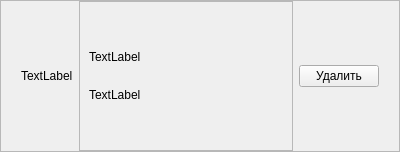
<?xml version="1.0" encoding="UTF-8"?>
<ui version="4.0">
 <class>historyWidget</class>
 <widget class="QWidget" name="historyWidget">
  <property name="geometry">
   <rect>
    <x>0</x>
    <y>0</y>
    <width>400</width>
    <height>152</height>
   </rect>
  </property>
  <property name="sizePolicy">
   <sizepolicy hsizetype="Preferred" vsizetype="Fixed">
    <horstretch>0</horstretch>
    <verstretch>0</verstretch>
   </sizepolicy>
  </property>
  <property name="windowTitle">
   <string>Form</string>
  </property>
  <layout class="QVBoxLayout" name="verticalLayout_2">
   <property name="leftMargin">
    <number>0</number>
   </property>
   <property name="topMargin">
    <number>0</number>
   </property>
   <property name="rightMargin">
    <number>0</number>
   </property>
   <property name="bottomMargin">
    <number>0</number>
   </property>
   <item>
    <widget class="QFrame" name="historyFrame">
     <property name="sizePolicy">
      <sizepolicy hsizetype="Minimum" vsizetype="Minimum">
       <horstretch>0</horstretch>
       <verstretch>0</verstretch>
      </sizepolicy>
     </property>
     <property name="frameShape">
      <enum>QFrame::StyledPanel</enum>
     </property>
     <property name="frameShadow">
      <enum>QFrame::Raised</enum>
     </property>
     <layout class="QHBoxLayout" name="horizontalLayout">
      <property name="leftMargin">
       <number>0</number>
      </property>
      <property name="topMargin">
       <number>0</number>
      </property>
      <property name="rightMargin">
       <number>0</number>
      </property>
      <property name="bottomMargin">
       <number>0</number>
      </property>
      <item>
       <spacer name="horizontalSpacer">
        <property name="orientation">
         <enum>Qt::Horizontal</enum>
        </property>
        <property name="sizeType">
         <enum>QSizePolicy::Fixed</enum>
        </property>
        <property name="sizeHint" stdset="0">
         <size>
          <width>20</width>
          <height>20</height>
         </size>
        </property>
       </spacer>
      </item>
      <item>
       <widget class="QLabel" name="image">
        <property name="cursor">
         <cursorShape>PointingHandCursor</cursorShape>
        </property>
        <property name="text">
         <string>TextLabel</string>
        </property>
       </widget>
      </item>
      <item>
       <widget class="QFrame" name="textFrame">
        <property name="sizePolicy">
         <sizepolicy hsizetype="Minimum" vsizetype="Preferred">
          <horstretch>0</horstretch>
          <verstretch>0</verstretch>
         </sizepolicy>
        </property>
        <property name="frameShape">
         <enum>QFrame::StyledPanel</enum>
        </property>
        <property name="frameShadow">
         <enum>QFrame::Raised</enum>
        </property>
        <layout class="QVBoxLayout" name="verticalLayout">
         <item>
          <spacer name="verticalSpacer_2">
           <property name="orientation">
            <enum>Qt::Vertical</enum>
           </property>
           <property name="sizeType">
            <enum>QSizePolicy::Fixed</enum>
           </property>
           <property name="sizeHint" stdset="0">
            <size>
             <width>20</width>
             <height>30</height>
            </size>
           </property>
          </spacer>
         </item>
         <item>
          <widget class="QLabel" name="mangaNameLabel">
           <property name="sizePolicy">
            <sizepolicy hsizetype="Expanding" vsizetype="Preferred">
             <horstretch>0</horstretch>
             <verstretch>0</verstretch>
            </sizepolicy>
           </property>
           <property name="cursor">
            <cursorShape>PointingHandCursor</cursorShape>
           </property>
           <property name="text">
            <string>TextLabel</string>
           </property>
          </widget>
         </item>
         <item>
          <widget class="QLabel" name="mangaHistoryLabel">
           <property name="cursor">
            <cursorShape>PointingHandCursor</cursorShape>
           </property>
           <property name="text">
            <string>TextLabel</string>
           </property>
          </widget>
         </item>
         <item>
          <spacer name="verticalSpacer">
           <property name="orientation">
            <enum>Qt::Vertical</enum>
           </property>
           <property name="sizeType">
            <enum>QSizePolicy::Fixed</enum>
           </property>
           <property name="sizeHint" stdset="0">
            <size>
             <width>20</width>
             <height>30</height>
            </size>
           </property>
          </spacer>
         </item>
        </layout>
       </widget>
      </item>
      <item>
       <widget class="QPushButton" name="deleteButton">
        <property name="cursor">
         <cursorShape>OpenHandCursor</cursorShape>
        </property>
        <property name="text">
         <string>Удалить</string>
        </property>
       </widget>
      </item>
      <item>
       <spacer name="horizontalSpacer_2">
        <property name="orientation">
         <enum>Qt::Horizontal</enum>
        </property>
        <property name="sizeType">
         <enum>QSizePolicy::Fixed</enum>
        </property>
        <property name="sizeHint" stdset="0">
         <size>
          <width>20</width>
          <height>20</height>
         </size>
        </property>
       </spacer>
      </item>
     </layout>
    </widget>
   </item>
  </layout>
 </widget>
 <resources/>
 <connections/>
</ui>
